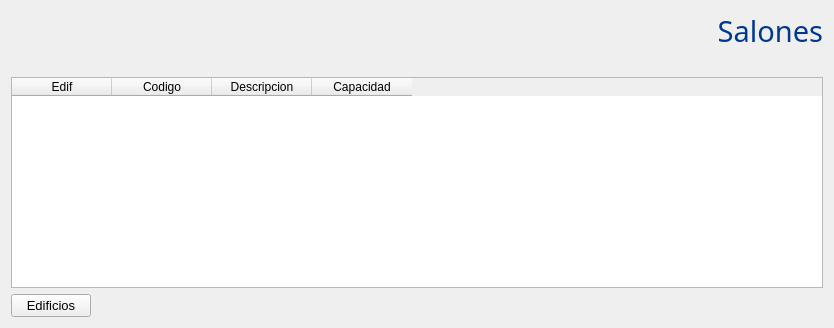
<?xml version="1.0" encoding="UTF-8"?>
<ui version="4.0">
 <class>salon</class>
 <widget class="QWidget" name="salon">
  <property name="geometry">
   <rect>
    <x>0</x>
    <y>0</y>
    <width>834</width>
    <height>328</height>
   </rect>
  </property>
  <property name="font">
   <font>
    <family>Segoe UI</family>
   </font>
  </property>
  <property name="windowTitle">
   <string>Form</string>
  </property>
  <layout class="QVBoxLayout" name="verticalLayout">
   <item>
    <widget class="QLabel" name="label">
     <property name="font">
      <font>
       <family>Gill Sans MT</family>
       <pointsize>22</pointsize>
       <weight>50</weight>
       <italic>false</italic>
       <bold>false</bold>
      </font>
     </property>
     <property name="styleSheet">
      <string notr="true">font: 22pt &quot;Gill Sans MT&quot;;
color: rgb(00,56,147);</string>
     </property>
     <property name="text">
      <string>Salones</string>
     </property>
     <property name="alignment">
      <set>Qt::AlignRight|Qt::AlignTrailing|Qt::AlignVCenter</set>
     </property>
    </widget>
   </item>
   <item>
    <spacer name="verticalSpacer">
     <property name="orientation">
      <enum>Qt::Vertical</enum>
     </property>
     <property name="sizeType">
      <enum>QSizePolicy::Fixed</enum>
     </property>
     <property name="sizeHint" stdset="0">
      <size>
       <width>20</width>
       <height>20</height>
      </size>
     </property>
    </spacer>
   </item>
   <item>
    <widget class="QTableWidget" name="tabla">
     <property name="font">
      <font>
       <family>Segoe UI</family>
       <pointsize>9</pointsize>
      </font>
     </property>
     <column>
      <property name="text">
       <string>Edif</string>
      </property>
     </column>
     <column>
      <property name="text">
       <string>Codigo</string>
      </property>
     </column>
     <column>
      <property name="text">
       <string>Descripcion</string>
      </property>
     </column>
     <column>
      <property name="text">
       <string>Capacidad</string>
      </property>
     </column>
    </widget>
   </item>
   <item>
    <layout class="QHBoxLayout" name="horizontalLayout">
     <item>
      <widget class="QPushButton" name="edificios">
       <property name="font">
        <font>
         <pointsize>10</pointsize>
        </font>
       </property>
       <property name="text">
        <string>Edificios</string>
       </property>
      </widget>
     </item>
     <item>
      <spacer name="horizontalSpacer">
       <property name="orientation">
        <enum>Qt::Horizontal</enum>
       </property>
       <property name="sizeHint" stdset="0">
        <size>
         <width>40</width>
         <height>20</height>
        </size>
       </property>
      </spacer>
     </item>
    </layout>
   </item>
  </layout>
 </widget>
 <resources/>
 <connections/>
</ui>
